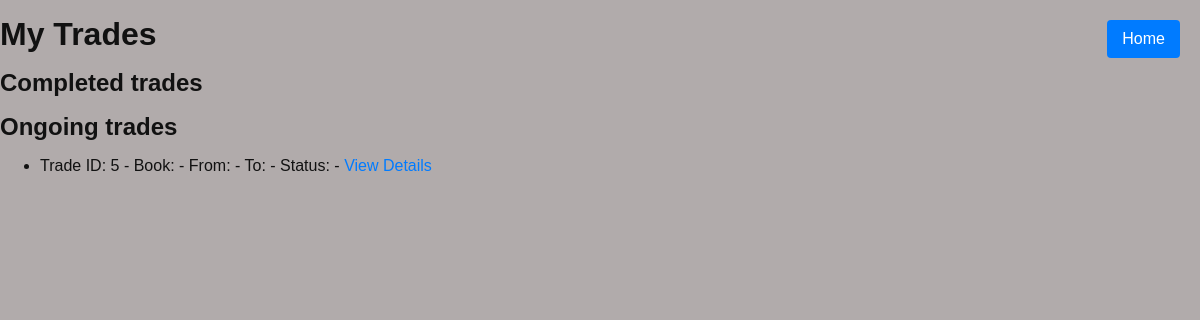
/core/mytrades (signed in), run on an earlier commit of the app's database.
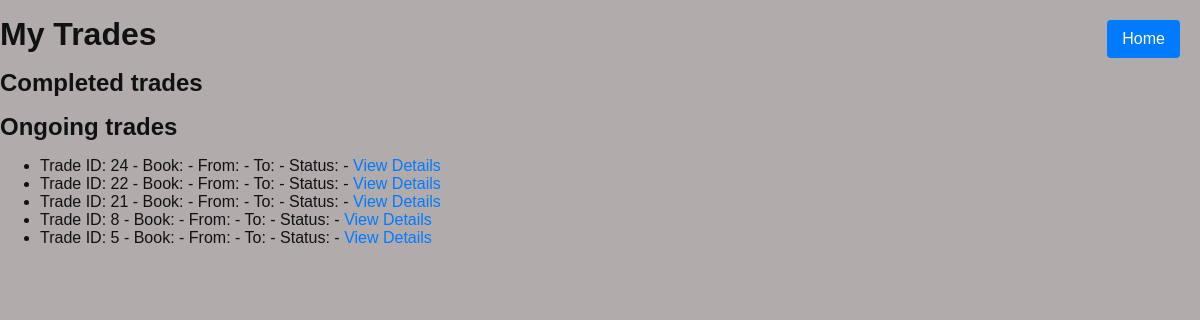
And on a later commit of the database.
### core/models.py (models this page shows, shortened)
class Trade(models.Model):
    Trade_Status_Choices = [
        ('Pending', 'Pending'),
        ('Accepted', 'Accepted'),
        ('Paid', 'Paid'),
        ('Shipped', 'Shipped'),
        ('Completed', 'Completed'),
        ('Cancelled', 'Cancelled'),
    ]
    requester = models.ForeignKey(User, related_name='requested_trades', on_delete=models.CASCADE) #Cascade delete means if the user is deleted, their trades are also deleted
    responder = models.ForeignKey(User, related_name='received_trades', on_delete=models.CASCADE)
    requester_status = models.CharField(max_length=20, choices=Trade_Status_Choices, default='Accepted')
    responder_status = models.CharField(max_length=20, choices=Trade_Status_Choices, default='Pending')
    created_at = models.DateTimeField(auto_now_add=True)
    time_both_paid = models.DateTimeField(default=None, null=True, blank=True)

### core/views.py (the view)
# urls.py: path('core/mytrades', views.mytrades_view, name='mytrades'),  #all trades involving the user
def mytrades_view(request):
    if not request.user.is_authenticated:
        return redirect('login')  # Redirect to login if not authenticated
    user = request.user
    trades = Trade.objects.filter(requester=user) | Trade.objects.filter(responder=user)
    trades = trades.order_by('-created_at')  # Order by most recent trades first
    return render(request, 'core/mytrades.html', {
        'trades': trades,
    })

### core/templates/core/mytrades.html (shortened to what this page needs)
{% load static %}
<!DOCTYPE html>
<html lang="en">
<head>
        <link rel="stylesheet" href="{% static 'css/styles.css' %}">
</head>
<body>
    <a href="{% url 'home' %}" id="go_home_id">Home</a>
    <h1>My Trades</h1>
    <h2>Completed trades</h2>
    <h2>Ongoing trades</h2>
    <ul>
        {% for trade in trades %}
            {% if not trade.requester_recieved and not trade.responder_recieved %}
                <li>
                    Trade ID: {{ trade.id }} -
                    Book: {{ trade.book.title }} -
                    From: {{ trade.from_user.username }} -
                    To: {{ trade.to_user.username }} -
                    Status: {{ trade.status }} -
                    <a href="{% url 'trade' trade.id %}">View Details</a>
                </li>
            {% endif %}
        {% empty %}
            <li>No trades found.</li>
        {% endfor %}
    </ul>
</body>
</html>

What changed in the data, as far as the page shows it:
added Trade: id "24"
added Trade: id "22"
added Trade: id "21"
added Trade: id "8"
